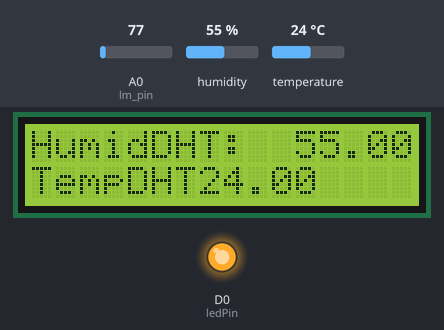
The sketch below on a simulated ESP8266 (NodeMCU). Shown: 16×2 character LCD, output pins drawn as LEDs (lit = HIGH). The inputs (shaded band) are chosen by the test bench; at power-on: humidity 55 %, A0 (lm_pin) = 77, temperature 24 °C. What the sketch prints to the serial monitor is not drawn.

Above: at 2.9 s.
3.0 s: humidity set to 22 %
At 10.0 s:
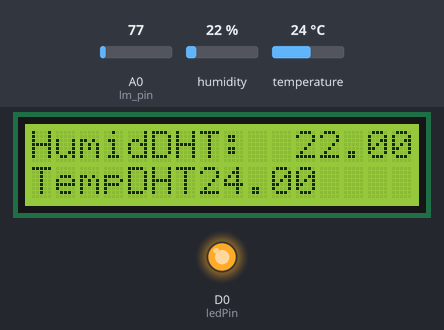
14.2 s: A0 (lm_pin) set to 92
At 18.3 s:
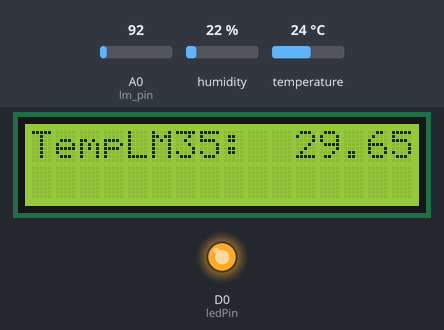
22.1 s: temperature set to 12 °C
At 28.5 s:
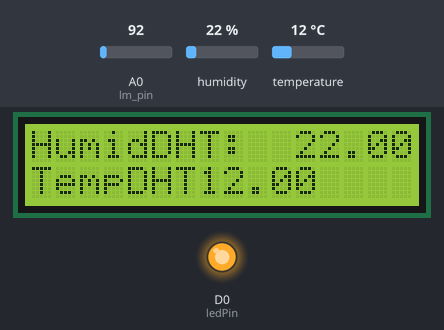
31.2 s: A0 (lm_pin) set to 107
At 36.8 s:
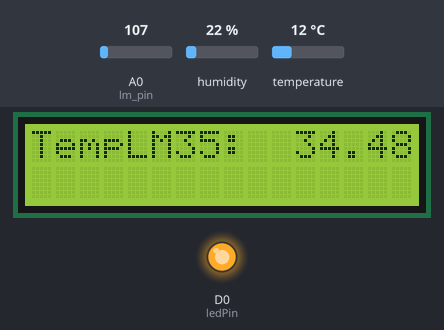
39.1 s: humidity set to 40 %
At 40.7 s:
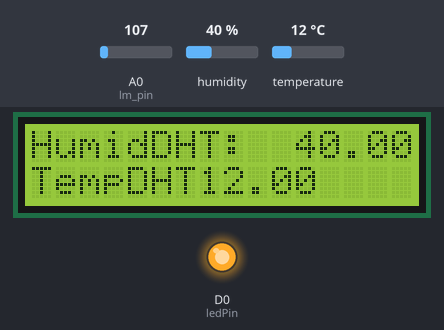
47.0 s: A0 (lm_pin) set to 130
At 56.5 s:
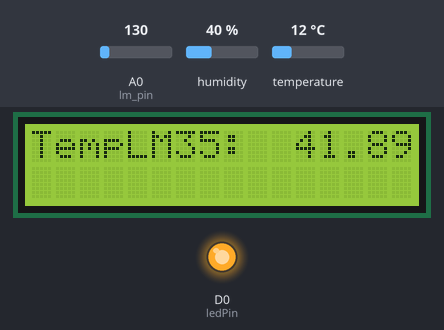
Timing chart, 0 to 58.8 s (numbered marks = the images above; inputs shaded):
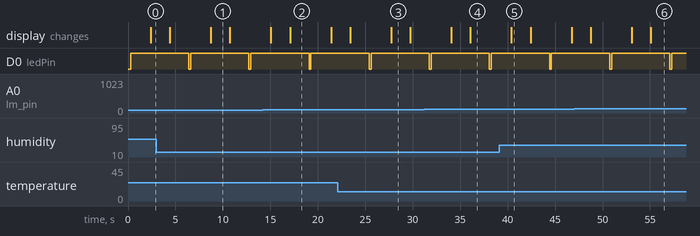

Measured:
- after the input at 3.0 s, the display: first differs from a run without the input after 5.7 s (image 1)
- after the input at 14.2 s, the display: first differs from a run without the input after 2.9 s (image 2)
- after the input at 22.1 s, the display: first differs from a run without the input after 5.6 s (image 3)
- after the input at 31.2 s, the display: first differs from a run without the input after 4.9 s (image 4)
- after the input at 39.1 s, the display: changes after 1.3 s (image 5)
- after the input at 47.0 s, the display: first differs from a run without the input after 8.1 s (image 6)
- by itself, D0 (ledPin): alternates HIGH for 6.1 s and LOW for 0.20 s

The sketch:

ESP8266_LM35_LCD.ino
```cpp
#include <Wire.h>
#include <LiquidCrystal_I2C.h>
#include "DHT.h"
#define DHTTYPE DHT11

// Set the LCD address to 0x27 for a 16 chars and 2 line display
LiquidCrystal_I2C lcd(0x3F, 16, 2);

const int ledPin = D0;
const int lm_pin = A0;

// DHT Sensor
uint8_t DHTPin = D4;
// Initialize DHT sensor.
DHT dht(DHTPin, DHTTYPE);

float temperature, humidity;

void setup() {

  pinMode(DHTPin, INPUT);
  Serial.begin(9600);
  dht.begin();
  // put your setup code here, to run once:
  pinMode(ledPin, OUTPUT);

  lcd.begin();

  // Turn on the blacklight and print a message.
  lcd.backlight();

}

void loop() {


  digitalWrite(ledPin, LOW);
  delay(200);
  digitalWrite(ledPin, HIGH);
  delay(2000);

  // For LM35
  int analogValue = analogRead(lm_pin);
  float millivolts = (analogValue/1024.0) * 3300; //3300 is the voltage provided by the NodeMCU
  float celsius = millivolts/10;
  float fahrenhiet = ((celsius * 9)/5 +32);

  //For DHT11
  temperature = dht.readTemperature();
  humidity = dht.readHumidity();

  Serial.println("From LM35 ---- ");
  Serial.print("in DegreeCelsius: ");
  Serial.println(celsius);
  Serial.print("in Fahrenhiet :");
  Serial.println(fahrenhiet);
  Serial.println();
  Serial.println("From DHT11 ---- ");
  Serial.print("Temperature : ");
  Serial.println(temperature);
  Serial.print("Humidity : ");
  Serial.println(humidity);
  Serial.println("\n");

  lcd.setCursor(0,0);
  lcd.print("HumidDHT: ");
  lcd.setCursor(11,0);
  lcd.print(humidity);
  lcd.setCursor(0,1);
  lcd.print("TempDHT : ");
  lcd.setCursor(7,1);
  lcd.print(temperature);
  delay(2000);
  lcd.clear();
  lcd.setCursor(0,0);
  lcd.print("TempLM35: ");
  lcd.setCursor(11,0);
  lcd.print(celsius);
  delay(2000);


}
```
